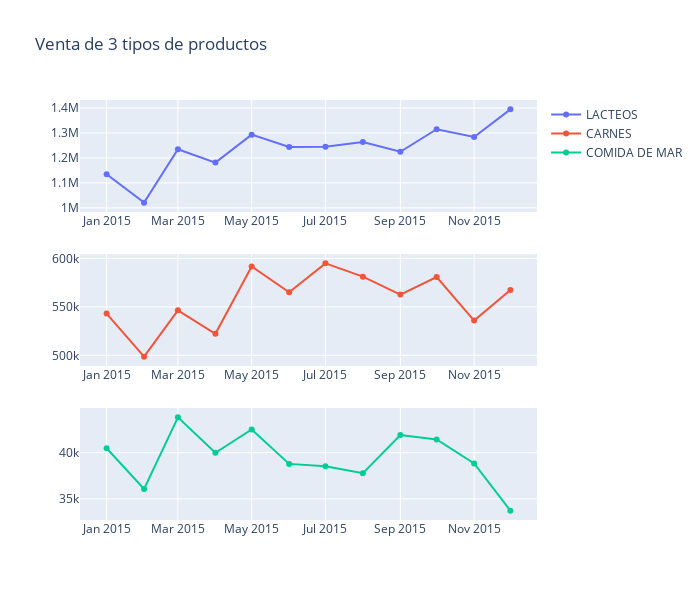

Write notebook code for a chart like this one.
### Code cell
fig = make_subplots(rows=3, cols=1)

fig.append_trace(
    go.Scatter(
        x=df.index.values,
        y=df['DAIRY'],
        name='LACTEOS'
    ), row=1, col=1
    
)

fig.append_trace(
    go.Scatter(
        x=df.index.values,
        y=df['MEATS'],
        name='CARNES'
    ), row=2, col=1
    
)
fig.append_trace(
    go.Scatter(
        x=df.index.values,
        y=df['SEAFOOD'],
        name='COMIDA DE MAR'
    ), row=3, col=1
    
)

fig.update_layout(
    height=600,
    width=700,
    title_text='Venta de 3 tipos de productos'
)

fig.show()

### Figure 1 — Plotly figure (JSON) as saved in the notebook; plotly's stock layout.template omitted (floating-point values rounded to 4 significant figures)
{"data": [{"name": "LACTEOS", "type": "scatter", "x": ["2015-01", "2015-02", "2015-03", "2015-04", "2015-05", "2015-06", "2015-07", "2015-08", "2015-09", "2015-10", "2015-11", "2015-12"], "xaxis": "x", "y": [1134521, 1020747, 1234851, 1181180, 1293308, 1243588, 1244815, 1263428, 1224619, 1314827, 1283672, 1394582], "yaxis": "y"}, {"name": "CARNES", "type": "scatter", "x": ["2015-01", "2015-02", "2015-03", "2015-04", "2015-05", "2015-06", "2015-07", "2015-08", "2015-09", "2015-10", "2015-11", "2015-12"], "xaxis": "x2", "y": [543100.0, 498700.0, 546500.0, 522300.0, 591700.0, 565000.0, 594900.0, 581200.0, 562700.0, 580800.0, 535900.0, 567400.0], "yaxis": "y2"}, {"name": "COMIDA DE MAR", "type": "scatter", "x": ["2015-01", "2015-02", "2015-03", "2015-04", "2015-05", "2015-06", "2015-07", "2015-08", "2015-09", "2015-10", "2015-11", "2015-12"], "xaxis": "x3", "y": [40470.0, 36070.0, 43810.0, 39980.0, 42510.0, 38780.0, 38540.0, 37770.0, 41910.0, 41420.0, 38820.0, 33730.0], "yaxis": "y3"}], "layout": {"height": 600, "title": {"text": "Venta de 3 tipos de productos"}, "width": 700, "xaxis": {"anchor": "y", "autorange": true, "domain": [0, 1], "range": ["2014-12-09 23:12:30.2249", "2015-12-23 00:47:29.7751"], "type": "date"}, "xaxis2": {"anchor": "y2", "autorange": true, "domain": [0, 1], "range": ["2014-12-09 23:12:30.2249", "2015-12-23 00:47:29.7751"], "type": "date"}, "xaxis3": {"anchor": "y3", "autorange": true, "domain": [0, 1], "range": ["2014-12-09 23:12:30.2249", "2015-12-23 00:47:29.7751"], "type": "date"}, "yaxis": {"anchor": "x", "autorange": true, "domain": [0.7333, 1], "range": [983300.0, 1432000.0], "type": "linear"}, "yaxis2": {"anchor": "x2", "autorange": true, "domain": [0.3667, 0.6333], "range": [489100.0, 604500.0], "type": "linear"}, "yaxis3": {"anchor": "x3", "autorange": true, "domain": [0, 0.2667], "range": [32720.0, 44820.0], "type": "linear"}}}
